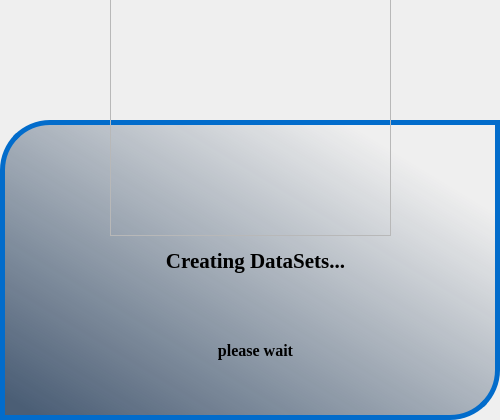
<?xml version="1.0" encoding="UTF-8"?>
<ui version="4.0">
 <class>Form</class>
 <widget class="QWidget" name="Form">
  <property name="geometry">
   <rect>
    <x>0</x>
    <y>0</y>
    <width>500</width>
    <height>420</height>
   </rect>
  </property>
  <property name="windowTitle">
   <string>Form</string>
  </property>
  <widget class="QFrame" name="maskborderframe">
   <property name="geometry">
    <rect>
     <x>0</x>
     <y>120</y>
     <width>500</width>
     <height>300</height>
    </rect>
   </property>
   <property name="styleSheet">
    <string notr="true">border:5px solid  rgb(2, 108, 203);
background-color: qlineargradient(spread:pad, x1:0.0397727, y1:0.949, x2:0.841, y2:0.159682, stop:0 rgba(1, 29, 63, 176), stop:1 rgba(2, 108, 203, 0));
border-top-left-radius:50px;
border-bottom-right-radius:50px;
</string>
   </property>
   <property name="frameShape">
    <enum>QFrame::StyledPanel</enum>
   </property>
   <property name="frameShadow">
    <enum>QFrame::Raised</enum>
   </property>
   <widget class="QLabel" name="label">
    <property name="geometry">
     <rect>
      <x>150</x>
      <y>100</y>
      <width>211</width>
      <height>81</height>
     </rect>
    </property>
    <property name="font">
     <font>
      <family>Times New Roman</family>
      <pointsize>16</pointsize>
      <weight>75</weight>
      <bold>true</bold>
     </font>
    </property>
    <property name="styleSheet">
     <string notr="true">border:none;
background-color:none;</string>
    </property>
    <property name="text">
     <string>Creating DataSets...</string>
    </property>
    <property name="alignment">
     <set>Qt::AlignCenter</set>
    </property>
   </widget>
   <widget class="QLabel" name="label_2">
    <property name="geometry">
     <rect>
      <x>150</x>
      <y>190</y>
      <width>211</width>
      <height>81</height>
     </rect>
    </property>
    <property name="font">
     <font>
      <family>Times New Roman</family>
      <pointsize>12</pointsize>
      <weight>75</weight>
      <bold>true</bold>
     </font>
    </property>
    <property name="styleSheet">
     <string notr="true">border:none;
background-color:none;</string>
    </property>
    <property name="text">
     <string>please wait</string>
    </property>
    <property name="alignment">
     <set>Qt::AlignCenter</set>
    </property>
   </widget>
  </widget>
  <widget class="QFrame" name="maskfram">
   <property name="geometry">
    <rect>
     <x>110</x>
     <y>-5</y>
     <width>281</width>
     <height>241</height>
    </rect>
   </property>
   <property name="styleSheet">
    <string notr="true">background-color:none;
image: url(:/images/img.png);</string>
   </property>
   <property name="frameShape">
    <enum>QFrame::StyledPanel</enum>
   </property>
   <property name="frameShadow">
    <enum>QFrame::Raised</enum>
   </property>
  </widget>
 </widget>
 <resources>
  <include location="recogapp.qrc"/>
 </resources>
 <connections/>
</ui>
